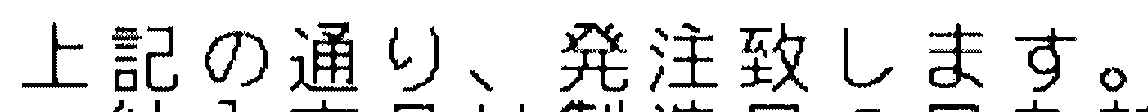
#> input picture CV2/test_image/1_A000100002001_49.png, 1148 x 112 px, found by its file name
$ python main_copy.py
#> lines starting #> are read from the running program, lines starting #| are printed output that depends on the picture; after the words box and inside, x2 and y2 are one past the last pixel; in counts of white or black regions, pixels touching at a corner belong together
import cv2 as cv
import numpy as np

img = cv.imread('CV2/test_image/1_A000100002001_49.png')
#> img is the input picture: shape (112, 1148, 3); 88.6% white; 46 black regions (2 under 20 px), largest, box (x1, y1, x2, y2) and area: (560, 23, 628, 92) 1508, (313, 22, 353, 85) 1251, (929, 23, 983, 88) 1017
# img = cv.imread('CV2/test_image/5_A000100006001_29.png')
# img = cv.imread('CV2/test_image/4_A000100005001_44.png')
# Load the image
# img = cv.imread('CV2/test_image/4_A000100005001_37.png')

# Convert the image to grayscale
gray_image = cv.cvtColor(img, cv.COLOR_BGR2GRAY)

# Apply thresholding to create a binary image
threshold, thresh_img = cv.threshold(gray_image, 128, 255, cv.THRESH_BINARY)

# Resize the binary image for better visibility
height, width = thresh_img.shape[:2]
#> height = 112; width = 1148
thresh_img = cv.resize(thresh_img, (width * 2, height * 2))
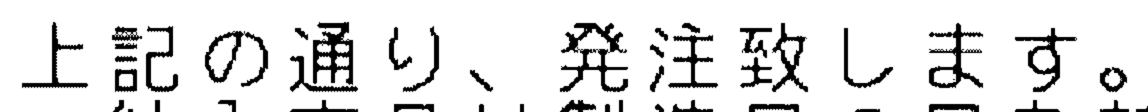
#> thresh_img: shape (224, 2296) (shown at 1/2 size); min 0, max 255, mean 225.8
#nếu dùng ảnh đầu tiên, comment code dòng 18 thì sẽ là xử lí ảnh bình thường và không lỗi, còn ba ảnh phía dưới đều sẽ lỗi nếu phóng to và xử lí ảnh


# Apply dilation to fill gaps in between objects
kernel = np.zeros((5, 5), np.uint8)
dilate = cv.dilate(thresh_img, kernel, iterations=3)
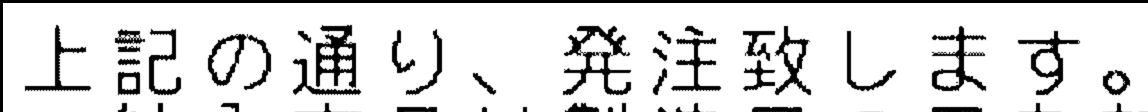
#> dilate: shape (224, 2296) (shown at 1/2 size); min 0, max 255, mean 220.3

# Display the thresholded and dilated images
cv.imshow('Threshold Image', thresh_img)
cv.imshow('Dilated Image', dilate)

# Apply Canny edge detection
canny = cv.Canny(thresh_img, 144, 175)
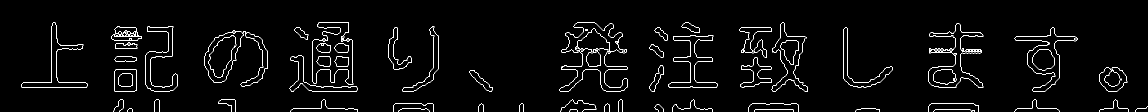
#> canny: shape (224, 2296) (shown at 1/2 size); 2.6% white in thin lines or dots, all inside (x1, y1, x2, y2) = (43, 44, 2296, 224)
cv.imshow('Canny Edge Detection', canny)

# Apply morphological gradient
kernel = np.ones((5, 5), np.uint8)
gradient = cv.morphologyEx(canny, cv.MORPH_GRADIENT, kernel)
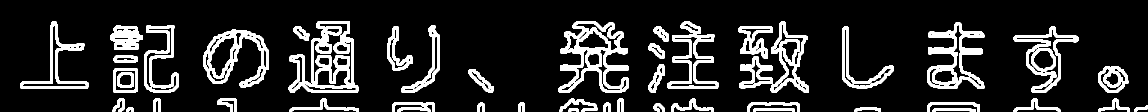
#> gradient: shape (224, 2296) (shown at 1/2 size); 14.5% white; 47 white regions
cv.imshow('Morphological Gradient', gradient)

# Find contours in the binary mask
contours, _ = cv.findContours(gradient, cv.RETR_EXTERNAL, cv.CHAIN_APPROX_SIMPLE)
#> contours = 45 contours; largest, box (x1, y1, x2, y2) and area: (577, 42, 718, 186) 12852, (1117, 43, 1258, 186) 11066, (407, 59, 538, 176) 7991, (1478, 43, 1618, 186) 7348, (1855, 44, 1969, 178) 7298

# Convert gradient to a 3-channel image for drawing colored rectangles
gradient = cv.cvtColor(gradient, cv.COLOR_GRAY2BGR)
#> gradient: shape (224, 2296, 3); 14.5% white; 47 white regions, largest, box (x1, y1, x2, y2) and area: (1117, 43, 1258, 186) 7762, (577, 42, 718, 186) 7595, (1855, 44, 1969, 178) 5698

# Get image dimensions
height, width = gradient.shape[:2]
#> height = 224; width = 2296

# Calculate bounding rectangles for each contour
bounding_rects = [cv.boundingRect(contour) for contour in contours]
#> bounding_rects = 45 items, first 6: (1865, 216, 86, 8), (1507, 216, 83, 8), (1136, 216, 22, 8), (1708, 215, 54, 9), (794, 215, 68, 9), (253, 215, 15, 9)

# Function to check if two rectangles overlap
def rectangles_overlap(rect1, rect2):
    return (
        rect1[0] < rect2[0] + rect2[2] and
        rect1[0] + rect1[2] > rect2[0] and
        rect1[1] < rect2[1] + rect2[3] and
        rect1[1] + rect1[3] > rect2[1]
    )

# Function to merge overlapping rectangles
def merge_overlapping_rectangles(rectangles):
    merged_rectangles = []
    mark_for_deletion = []

    for i in range(len(rectangles)):
        for j in range(i + 1, len(rectangles)):
            if rectangles_overlap(rectangles[i], rectangles[j]):
                # Calculate the new bounding rectangle that includes both rectangles
                new_x = min(rectangles[i][0], rectangles[j][0])
                new_y = min(rectangles[i][1], rectangles[j][1])
                new_w = max(rectangles[i][0] + rectangles[i][2], rectangles[j][0] + rectangles[j][2]) - new_x
                new_h = max(rectangles[i][1] + rectangles[i][3], rectangles[j][1] + rectangles[j][3]) - new_y

                # Add the merged rectangle to the list
                merged_rectangles.append((new_x, new_y, new_w, new_h))
                mark_for_deletion.append(rectangles[i])
                mark_for_deletion.append(rectangles[j])
#> this loop made 45 passes
#> after the loop, mark_for_deletion = 16 items, first 6: (1865, 216, 86, 8), (1855, 205, 105, 19), (1507, 216, 83, 8), (1495, 205, 105, 19), (1136, 216, 22, 8), (1118, 197, 77, 27); merged_rectangles = [(1855, 205, 105, 19), (1495, 205, 105, 19), (1118, 197, 77, 27), (785, 205, 85, 19), (1477, 43, 141, 143), (1307, 43, 131, 135), (577, 42, 141, 144), (775, 50, 105, 136)]

    # Remove rectangles marked for deletion
    rectangles = [rect for rect in rectangles if rect not in mark_for_deletion]
#> rectangles = 29 items, first 6: (1708, 215, 54, 9), (253, 215, 15, 9), (2269, 210, 27, 14), (1307, 206, 23, 18), (1207, 205, 15, 19), (1037, 205, 13, 19)

    # Add the newly created rectangles
    rectangles.extend(merged_rectangles)

    # Check if any further merging is needed
    if len(merged_rectangles) > 0:
        return merge_overlapping_rectangles(rectangles)
#> the loop in merge_overlapping_rectangles (call 2), `for i in range(len(rectangles)):` made 37 passes
    else:
        return rectangles

# Call the recursive function to merge overlapping rectangles
final_rectangles = merge_overlapping_rectangles(bounding_rects)
#> final_rectangles = 35 items, first 6: (1708, 215, 54, 9), (253, 215, 15, 9), (2269, 210, 27, 14), (1307, 206, 23, 18), (1207, 205, 15, 19), (1037, 205, 13, 19)

# Draw rectangles on the original image
for location in final_rectangles:
    if location[1] + location[3] != height and location[1] != 0:
        cv.rectangle(img, (location[0], location[1]), (location[0] + location[2], location[1] + location[3]), (255, 0, 0), 2)
#> this loop made 35 passes
#> location on passes 1 to 12: (1708, 215, 54, 9), (253, 215, 15, 9), (2269, 210, 27, 14), (1307, 206, 23, 18), (1207, 205, 15, 19), (1037, 205, 13, 19), (955, 205, 15, 19), (2197, 197, 63, 27), (2027, 197, 95, 27), (1342, 197, 86, 27), (1235, 197, 13, 27), (578, 197, 140, 27)
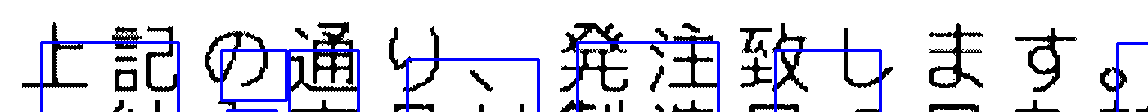
#> img: shape (112, 1148, 3); 3.7% of pixels changed, all inside (x1, y1, x2, y2) = (40, 41, 1148, 112)

# Display the result
cv.imshow('Contours and Merged Rectangles', img)
cv.waitKey(0)
cv.destroyAllWindows()
